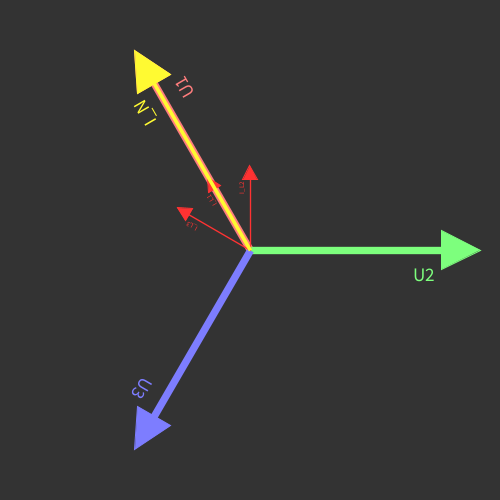
Frame 1 (no input)
Frame 60 (the mouse pressed at the canvas centre just before this capture): identical to frame 1, image omitted
Frame 120 (the mouse held since frame 60 and released just before this capture): identical to frame 1, image omitted

The Processing sketch that drew this single still picture (run headless with seeded random() and noise(); from frame 60 on, the mouse is pressed at the canvas centre):

// Processing sketch: Neutralleiterausfall_Drehstrom_Stern
// ── Neutralleiterausfall_Drehstrom_Stern.pde
float zoomFactor=1;
PVector globalPanOffset=new PVector();
ArrayList<Arrow> Arrows = new ArrayList();
boolean N_LeiterVorhanden=true;
boolean Wobbeln=false;
ChildApplet child;


Complex U_l1, U_l2, U_l3, Z1, Z2, Z3;


////Um N-Leiter ein/auszuschalten beliebige Taste außer 'w' drücken
////Um Bauteile zu Wobbeln 'w' drücken
////Die berechneten Werte werden auch über die Konsole asugegeben
////Mouse: Pan, Zoom

void settings() {
  size(500, 500);
}

void setup() {
  child=new ChildApplet();
  textAlign(RIGHT, CENTER);

  ///////////////////////////////////
  //Spannungen
  U_l1=new Complex("polar", 230, 120);  //230<120°
  U_l2=new Complex("polar", 230, 0);    //230<0°
  U_l3=new Complex("polar", 230, -120); //230<-120°
  ///////////////////////////////////


  //1)
  ///////////////////////////////////
  //unsymetrische Belastung
  Z1=new Complex("polar", 10.5, 45);  
  Z2=new Complex("polar", 45.2, -15); 
  Z3=new Complex("polar", 23.88, 0);   
  ///////////////////////////////////


  //2)
  ///////////////////////////////////
  //symetrische beleastung
  Z1=new Complex("polar", 10, 10);    
  Z2=new Complex("polar", 10, 10); 
  Z3=new Complex("polar", 10, 10);   
  ///////////////////////////////////


  //3)
  ///////////////////////////////////
  //Sternpunktspannung Betrag |230| V
  Z1=new Complex("polar", 10, 0);   
  Z2=new Complex("polar", 10, -50); 
  Z3=new Complex("polar", 46.402, 88.909);  
  ///////////////////////////////////
  //siehe: https://www.wolframalpha.com/input/?i=%281%2FR_1+%2B1%2FR_2%2B1%2FR_3%29%5E-1+*%28%28U*cis%28120%C2%B0%29%2FR_1%2BU*cis%280%29%2FR_2%2BU*cis%28-120%C2%B0%29%2FR_3%29%29%3DU*cis%2873%C2%B0%29


  //4)
  ///////////////////////////////////
  //Sternpunktspannung sehr groß
  Z1=new Complex("polar", 100, 0);   
  Z2=new Complex("polar", 100, -90); 
  Z3=new Complex("polar", 100, 90);  
  //////////////////////////////////


  calculate();
}

void draw() {
  background(51);
  translate(width/2.0, height/2.0);
  scale(zoomFactor);

  BauteileWobbeln();

  for (Arrow A : Arrows) {
    A.show();
  }
}

// ── Calc.pde
void calculate() {
  ArrayList<Arrow> myVec;

  if (N_LeiterVorhanden) {
    myVec=calc4Leiter(U_l1, U_l2, U_l3, Z1, Z2, Z3);
  } else {
    myVec=calc3Leiter(U_l1, U_l2, U_l3, Z1, Z2, Z3);
  }


  //Rescale Current Arrow
  float maxVoltage=-1;
  float maxCurrent=-1;
  for (Arrow a : myVec) {
    if (a.text.charAt(0)=='U') {
      if (a.val.mag()>maxVoltage) {
        maxVoltage=a.val.mag();
      }
    } else if (a.text.charAt(0)=='I') {
      if (a.val.mag()>maxCurrent) {
        maxCurrent=a.val.mag();
      }
    }
  }
  maxVoltage=min(maxVoltage, 230);

  float scaleCurrent=maxVoltage/maxCurrent;
  for (Arrow a : myVec) {
    if (a.text.charAt(0)=='I') {
      a.internalScale=scaleCurrent;
      a.strokeFactor=0.4;
      a.side=-1;
    }
  }

  Arrows=(myVec);
  //Print to console
  println("\n");
  println("-------------------");
  println("");
  println("R1"+": val:", Z1.polar());
  println("R2"+": val:", Z2.polar());
  println("R3"+": val:", Z3.polar());
  println("");
  println(N_LeiterVorhanden?"Stern 4-Leiter:":"Stern-3-Leiter:");
  println("");
  for (Arrow v : Arrows) {
    println(v.text+": val:", v.val.polar());
  }
  println("\nStröme im Zeigerdiagramm wurden mit dem Faktor", round(1000*scaleCurrent)/1000.0, "skaliert");
  println("-------------------");
  child.redraw();
}


void BauteileWobbeln() {
  if (Wobbeln) {
    float t = millis()/15000.0;
    Z1=new Complex("polar", noise(t)*50, (noise(t*8+123)-0.5)*180);   
    Z2=new Complex("polar", noise(t+123)*50, (noise(t*6+123)-0.5)*180);   
    Z3=new Complex("polar", noise(t/4.2+213)*50, (noise(t*3.12+89)-0.5)*180);   
    calculate();
  }
}


///////////////////////////////////////////////////////////////////////////////////////////////////////////////
///////////////////////////////////////////////////////////////////////////////////////////////////////////////
ArrayList<Arrow> calc4Leiter(Complex V1, Complex V2, Complex V3, Complex R1, Complex R2, Complex R3) {
  surface.setTitle("Stern-4 Leiter");
  ArrayList<Arrow> out = new ArrayList();

  //Leiterströme
  Complex I1=divide(V1, R1);
  Complex I2=divide(V2, R2);
  Complex I3=divide(V3, R3);

  //I_N
  Complex s= new Complex("cartesian", 0, 0);
  s.add(I1);
  s.add(I2);
  s.add(I3);


  //Arrows
  //Main Voltages
  Arrow U1=new Arrow(V1, color(255, 125, 125), "U1");
  Arrow U2=new Arrow(V2, color(125, 255, 125), "U2");
  Arrow U3=new Arrow(V3, color(125, 125, 255), "U3");

  //Current
  Arrow I_l1=new Arrow(I1, color(255, 50, 50), "I_L1");
  Arrow I_l2=new Arrow(I2, color(255, 50, 50), "I_L2");
  Arrow I_l3=new Arrow(I3, color(255, 50, 50), "I_L3");
  Arrow I_N=new Arrow(s, color(255, 250, 50), "I_N");

  //Add to drawList
  out.add(U1);
  out.add(U2);
  out.add(U3);

  out.add(I_l1);
  out.add(I_l2);
  out.add(I_l3);
  out.add(I_N);

  return out;
}



///////////////////////////////////////////////////////////////////////////////////////////////////////////////
///////////////////////////////////////////////////////////////////////////////////////////////////////////////
ArrayList<Arrow> calc3Leiter(Complex V1, Complex V2, Complex V3, Complex R1, Complex R2, Complex R3) {
  surface.setTitle("Stern-3 Leiter");
  ArrayList<Arrow> out = new ArrayList();

  //Leiterströme old
  Complex I1=divide(V1, R1);
  Complex I2=divide(V2, R2);
  Complex I3=divide(V3, R3);


  //I_N_theortetisch
  Complex I_n= new Complex("cartesian", 0, 0);
  I_n.add(I1);
  I_n.add(I2);
  I_n.add(I3);

  //U0
  Complex one=new Complex("cartesian", 1, 0);
  Complex Z_vonSichtU0 = new Complex("cartesian", 0, 0);

  Z_vonSichtU0.add(divide(one, R1));
  Z_vonSichtU0.add(divide(one, R2));
  Z_vonSichtU0.add(divide(one, R3));

  Complex U0=divide(I_n, Z_vonSichtU0);


  //Voltages new
  Complex U_1_new=sub(V1, U0);
  Complex U_2_new=sub(V2, U0);
  Complex U_3_new=sub(V3, U0);

  //Leiterströme new
  Complex I1_new=divide(U_1_new, R1);
  Complex I2_new=divide(U_2_new, R2);
  Complex I3_new=divide(U_3_new, R3);


  //Create arrows
  //Main Voltages old
  Arrow U1_old=new Arrow(V1, color(255, 50, 125), "U1");
  Arrow U2_old=new Arrow(V2, color(255, 50, 125), "U2");
  Arrow U3_old=new Arrow(V3, color(255, 50, 125), "U3");

  //Volatages new
  Arrow U1_new=new Arrow(U_1_new, color(255, 125, 125), "U_1n");
  Arrow U2_new=new Arrow(U_2_new, color(125, 255, 125), "U_2n");
  Arrow U3_new=new Arrow(U_3_new, color(125, 125, 255), "U_3n");
  Arrow U_N=new Arrow(U0, color(125, 255, 255), "U_N");

  //Current
  Arrow I_l1=new Arrow(I1_new, color(255, 50, 50), "I_L1");
  Arrow I_l2=new Arrow(I2_new, color(255, 50, 50), "I_L2");
  Arrow I_l3=new Arrow(I3_new, color(255, 50, 50), "I_L3");


  //move Arrows
  U1_new.move(U0.re, U0.im);
  U2_new.move(U0.re, U0.im);
  U3_new.move(U0.re, U0.im);

  I_l1.move(U0.re, U0.im);
  I_l2.move(U0.re, U0.im);
  I_l3.move(U0.re, U0.im);


  //Add Arrows to drawList
  out.add(U1_old);
  out.add(U2_old);
  out.add(U3_old);

  out.add(U1_new);
  out.add(U2_new);
  out.add(U3_new);
  out.add(U_N);

  out.add(I_l1);
  out.add(I_l2);
  out.add(I_l3);

  return out;
}

// ── Helper.pde
class Complex {
  float re, im;
  Complex(String s, float x1, float x2) {
    if (s.equals("cartesian")) {
      this.re=x1;
      this.im=x2;
    } else if (s.equals("polar")) {
      x2=radians(x2);
      this.re=x1*cos(x2);
      this.im=x1*sin(x2);
    }
  }

  float mag() {
    return sqrt(re*re+im*im);
  }

  float phase() {
    return atan2(im, re);
  }

  String polar() {
    return str(mag())+" < "+str(degrees(phase()))+"°";
  }

  void add(Complex Z2) {
    this.re+=Z2.re;
    this.im+=Z2.im;
  }
}

///////////////////////////////////////////////////////////////////////////////////////////////////////////////
Complex divide(Complex Z1, Complex Z2) {
  float a=Z1.re;
  float b=Z1.im;
  float c=Z2.re;
  float d=Z2.im;

  float re= a*c+b*d;
  float im= b*c-a*d;
  float s= c*c+d*d;

  return new Complex("cartesian", re/s, im/s);
}

///////////////////////////////////////////////////////////////////////////////////////////////////////////////
Complex scale(Complex Z1, float v) {
  float re= Z1.re*v;
  float im= Z1.im*v;
  return new Complex("cartesian", re, im);
}

///////////////////////////////////////////////////////////////////////////////////////////////////////////////
Complex sub(Complex Z1, Complex Z2) {
  Complex temp=new Complex("cartesian", 0, 0);
  temp.add(Z1);
  temp.add( scale(Z2, -1));
  return temp;
}

///////////////////////////////////////////////////////////////////////////////////////////////////////////////
///////////////////////////////////////////////////////////////////////////////////////////////////////////////
///////////////////////////////////////////////////////////////////////////////////////////////////////////////
class Arrow {
  Complex val;

  PVector internalOffset=new PVector();
  color c;
  float internalScale=1, strokeFactor=0.8, side=1;
  String text;

  Arrow( Complex val, color c, String text) {
    this.val=val;
    this.c=c;
    this.text=text;
  }

  void show() {
    pushMatrix();

    //Location
    translate(globalPanOffset.x, -globalPanOffset.y);
    translate(internalOffset.x, internalOffset.y);

    PVector head= new PVector(val.re*internalScale, val.im*internalScale);

    //polar
    float phi= val.phase();
    float mag= head.mag();

    fill(c);
    stroke(c);

    //Triangle
    pushMatrix();
    translate(head.x, -head.y);
    rotate(-phi+HALF_PI);
    triangle(-mag/12, mag/6, 0, 0, mag/12, mag/6);
    rotate(-PI/2);
    textSize(mag/12);
    text(text, -mag/5, side*(1+mag/10));
    popMatrix();

    head.limit(head.mag()*0.85);

    //Line
    strokeWeight(mag/25*strokeFactor);
    strokeCap(SQUARE);
    line(0, 0, head.x, -head.y);
    strokeWeight(1);

    popMatrix();
  }


  void move(float vx, float vy) {
    internalOffset.add(vx, -vy);
  }
}

// ── Second_Window.pde
class ChildApplet extends PApplet {
  public ChildApplet() {
    super();
    PApplet.runSketch(new String[]{this.getClass().getName()}, this);
  }

  public void settings() {
    size(400, 400);
  }

  public void setup() {
    surface.setTitle("Graph");
    surface.setLocation(1920/2+width/2+70, 1080/2-height/2);
  }

  public void draw() {
    background(51);

    stroke(0);
    strokeWeight(1.2);
    line(0, height/2, width, height/2);

    //Get Data
    FloatList mag=new FloatList();
    FloatList phase=new FloatList();
    IntList col = new IntList();
    StringList name=new StringList();

    float scaleCurrent=4;

    for (Arrow v : Arrows) {
      if (v.c!=color(255, 50, 125)) {
        mag.append((v.text.charAt(0)=='I')?scaleCurrent*v.val.mag():v.val.mag());
        phase.append(v.val.phase());
        col.append(v.c);
        name.append(str(v.text.charAt(0)));
      }
    }

    float maxMagV=height/2;
    float maxMagI=-1;
    if (Arrows.size()!=0) {
      maxMagV=mag.max();
    }

    for (int i =0; i<mag.size(); i++) { 
      if (name.get(i).equals("I")) {
        if (mag.get(i)/scaleCurrent>maxMagI) {
          maxMagI=mag.get(i)/scaleCurrent;
        }
      }
    }


    float maxVPos=-1;
    float maxIPos=1;
    noFill();
    strokeWeight(1.5);
    for (int i =0; i<mag.size(); i++) {
      beginShape();
      stroke(col.get(i));
      for (float x =0; x<width; x+=1) {
        float gx=map(x, 0, width, 0, TWO_PI);
        float y=-height/(2.3*maxMagV)*mag.get(i)*sin(gx+phase.get(i));
        if (name.get(i).equals("I")) {
          if (y>maxIPos) {
            maxIPos=y;
          }
        } else if (name.get(i).equals("U")) {
          if (y>maxVPos) {
            maxVPos=y;
          }
        }
        vertex(x, height/2+y);
      }
      endShape();
    }


    fill(255);
    stroke(#1ED328);
    strokeWeight(1.5);
    textAlign(LEFT, BOTTOM);
    text((round(100.0*maxMagV)/100.0)+"V", 0, height/2-maxVPos);
    line(0, height/2-maxVPos, 40, height/2-maxVPos);
    textAlign(RIGHT, BOTTOM);
    text((round(100.0*maxMagI)/100.0)+"A", width, height/2-maxIPos);
    line(width-40, height/2-maxIPos, width, height/2-maxIPos);

    if (maxMagI!=-1) {
      noLoop();
    }
  }
}

// ── User_Input.pde
void mouseDragged() {
  globalPanOffset.add(1/zoomFactor*(mouseX-pmouseX), -1/zoomFactor*(mouseY-pmouseY));
}

void mouseWheel(MouseEvent e) {
  zoomFactor*= 1-0.2/e.getCount();
}

void keyPressed() {
  if (key=='w') {
    Wobbeln=!Wobbeln;
  } else {
    N_LeiterVorhanden=!N_LeiterVorhanden;
    calculate();
  }
}
